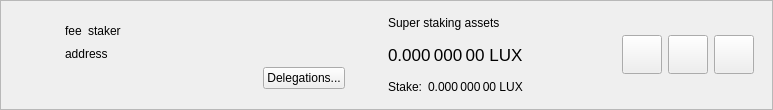
<?xml version="1.0" encoding="UTF-8"?>
<ui version="4.0">
 <class>SuperStakerItemWidget</class>
 <widget class="QWidget" name="SuperStakerItemWidget">
  <property name="geometry">
   <rect>
    <x>0</x>
    <y>0</y>
    <width>773</width>
    <height>110</height>
   </rect>
  </property>
  <property name="sizePolicy">
   <sizepolicy hsizetype="Preferred" vsizetype="Maximum">
    <horstretch>0</horstretch>
    <verstretch>0</verstretch>
   </sizepolicy>
  </property>
  <property name="windowTitle">
   <string>Form</string>
  </property>
  <layout class="QVBoxLayout" name="verticalLayout_2">
   <property name="spacing">
    <number>0</number>
   </property>
   <property name="leftMargin">
    <number>0</number>
   </property>
   <property name="topMargin">
    <number>0</number>
   </property>
   <property name="rightMargin">
    <number>0</number>
   </property>
   <property name="bottomMargin">
    <number>0</number>
   </property>
   <item>
    <widget class="QFrame" name="superStakerItemFrame">
     <property name="frameShape">
      <enum>QFrame::StyledPanel</enum>
     </property>
     <property name="frameShadow">
      <enum>QFrame::Raised</enum>
     </property>
     <layout class="QHBoxLayout" name="horizontalLayout">
      <property name="topMargin">
       <number>0</number>
      </property>
      <property name="bottomMargin">
       <number>0</number>
      </property>
      <item>
       <widget class="QLabel" name="superStakerLogo">
        <property name="sizePolicy">
         <sizepolicy hsizetype="Fixed" vsizetype="Fixed">
          <horstretch>0</horstretch>
          <verstretch>0</verstretch>
         </sizepolicy>
        </property>
        <property name="minimumSize">
         <size>
          <width>40</width>
          <height>40</height>
         </size>
        </property>
        <property name="alignment">
         <set>Qt::AlignCenter</set>
        </property>
       </widget>
      </item>
      <item>
       <widget class="QStackedWidget" name="stackedWidget">
        <property name="currentIndex">
         <number>0</number>
        </property>
        <widget class="QWidget" name="page">
         <layout class="QHBoxLayout" name="horizontalLayout_4">
          <item>
           <layout class="QHBoxLayout" name="horizontalLayout_3">
            <item>
             <layout class="QVBoxLayout" name="verticalLayout">
              <property name="rightMargin">
               <number>15</number>
              </property>
              <item>
               <spacer name="verticalSpacer_2">
                <property name="orientation">
                 <enum>Qt::Vertical</enum>
                </property>
                <property name="sizeHint" stdset="0">
                 <size>
                  <width>20</width>
                  <height>0</height>
                 </size>
                </property>
               </spacer>
              </item>
              <item alignment="Qt::AlignLeft">
               <widget class="QWidget" name="widgetSuperStaker" native="true">
                <property name="minimumSize">
                 <size>
                  <width>280</width>
                  <height>0</height>
                 </size>
                </property>
                <layout class="QHBoxLayout" name="horizontalLayout_2" stretch="0,0,1">
                 <property name="leftMargin">
                  <number>0</number>
                 </property>
                 <property name="topMargin">
                  <number>0</number>
                 </property>
                 <property name="rightMargin">
                  <number>0</number>
                 </property>
                 <property name="bottomMargin">
                  <number>0</number>
                 </property>
                 <item alignment="Qt::AlignLeft">
                  <widget class="QLabel" name="labelFee">
                   <property name="text">
                    <string>fee</string>
                   </property>
                   <property name="textInteractionFlags">
                    <set>Qt::LinksAccessibleByMouse|Qt::TextSelectableByMouse</set>
                   </property>
                  </widget>
                 </item>
                 <item alignment="Qt::AlignLeft">
                  <widget class="QLabel" name="labelStaker">
                   <property name="text">
                    <string>staker</string>
                   </property>
                   <property name="textInteractionFlags">
                    <set>Qt::LinksAccessibleByMouse|Qt::TextSelectableByMouse</set>
                   </property>
                  </widget>
                 </item>
                 <item>
                  <spacer name="horizontalSpacer">
                   <property name="orientation">
                    <enum>Qt::Horizontal</enum>
                   </property>
                   <property name="sizeType">
                    <enum>QSizePolicy::Minimum</enum>
                   </property>
                   <property name="sizeHint" stdset="0">
                    <size>
                     <width>0</width>
                     <height>20</height>
                    </size>
                   </property>
                  </spacer>
                 </item>
                </layout>
               </widget>
              </item>
              <item>
               <widget class="QLabel" name="labelAddress">
                <property name="text">
                 <string>address</string>
                </property>
                <property name="textInteractionFlags">
                 <set>Qt::LinksAccessibleByMouse|Qt::TextSelectableByMouse</set>
                </property>
               </widget>
              </item>
              <item alignment="Qt::AlignRight">
               <widget class="QPushButton" name="buttonDelegations">
                <property name="text">
                 <string>Delegations...</string>
                </property>
               </widget>
              </item>
              <item>
               <spacer name="verticalSpacer">
                <property name="orientation">
                 <enum>Qt::Vertical</enum>
                </property>
                <property name="sizeHint" stdset="0">
                 <size>
                  <width>20</width>
                  <height>0</height>
                 </size>
                </property>
               </spacer>
              </item>
             </layout>
            </item>
            <item>
             <widget class="QWidget" name="vLineAssets" native="true">
              <property name="sizePolicy">
               <sizepolicy hsizetype="Preferred" vsizetype="Preferred">
                <horstretch>0</horstretch>
                <verstretch>0</verstretch>
               </sizepolicy>
              </property>
              <property name="minimumSize">
               <size>
                <width>1</width>
                <height>0</height>
               </size>
              </property>
             </widget>
            </item>
            <item>
             <widget class="QWidget" name="widgetStakingAssets" native="true">
              <property name="sizePolicy">
               <sizepolicy hsizetype="Minimum" vsizetype="Preferred">
                <horstretch>0</horstretch>
                <verstretch>0</verstretch>
               </sizepolicy>
              </property>
              <layout class="QVBoxLayout" name="verticalLayout_3">
               <property name="leftMargin">
                <number>15</number>
               </property>
               <property name="topMargin">
                <number>0</number>
               </property>
               <property name="rightMargin">
                <number>15</number>
               </property>
               <property name="bottomMargin">
                <number>0</number>
               </property>
               <item>
                <widget class="QLabel" name="labelAssetsText">
                 <property name="text">
                  <string>Super staking assets</string>
                 </property>
                 <property name="alignment">
                  <set>Qt::AlignLeading|Qt::AlignLeft|Qt::AlignVCenter</set>
                 </property>
                </widget>
               </item>
               <item>
                <widget class="QLabel" name="labelAssets">
                 <property name="font">
                  <font>
                   <pointsize>13</pointsize>
                  </font>
                 </property>
                 <property name="cursor">
                  <cursorShape>IBeamCursor</cursorShape>
                 </property>
                 <property name="toolTip">
                  <string>Your current spendable balance</string>
                 </property>
                 <property name="text">
                  <string notr="true">0.000 000 00 LUX</string>
                 </property>
                 <property name="alignment">
                  <set>Qt::AlignLeading|Qt::AlignLeft|Qt::AlignVCenter</set>
                 </property>
                 <property name="textInteractionFlags">
                  <set>Qt::LinksAccessibleByMouse|Qt::TextSelectableByMouse</set>
                 </property>
                </widget>
               </item>
               <item>
                <layout class="QHBoxLayout" name="horizontalLayout_6">
                 <property name="spacing">
                  <number>6</number>
                 </property>
                 <item>
                  <widget class="QLabel" name="labelStakeText">
                   <property name="sizePolicy">
                    <sizepolicy hsizetype="Maximum" vsizetype="Preferred">
                     <horstretch>0</horstretch>
                     <verstretch>0</verstretch>
                    </sizepolicy>
                   </property>
                   <property name="text">
                    <string>Stake:</string>
                   </property>
                   <property name="alignment">
                    <set>Qt::AlignLeading|Qt::AlignLeft|Qt::AlignVCenter</set>
                   </property>
                  </widget>
                 </item>
                 <item>
                  <widget class="QLabel" name="labelStake">
                   <property name="text">
                    <string>0.000 000 00 LUX</string>
                   </property>
                   <property name="alignment">
                    <set>Qt::AlignLeading|Qt::AlignLeft|Qt::AlignVCenter</set>
                   </property>
                   <property name="textInteractionFlags">
                    <set>Qt::LinksAccessibleByMouse|Qt::TextSelectableByMouse</set>
                   </property>
                  </widget>
                 </item>
                 <item>
                  <spacer name="horizontalSpacer_4">
                   <property name="orientation">
                    <enum>Qt::Horizontal</enum>
                   </property>
                   <property name="sizeType">
                    <enum>QSizePolicy::Minimum</enum>
                   </property>
                   <property name="sizeHint" stdset="0">
                    <size>
                     <width>0</width>
                     <height>0</height>
                    </size>
                   </property>
                  </spacer>
                 </item>
                </layout>
               </item>
              </layout>
             </widget>
            </item>
            <item>
             <spacer name="horizontalSpacer_2">
              <property name="orientation">
               <enum>Qt::Horizontal</enum>
              </property>
              <property name="sizeHint" stdset="0">
               <size>
                <width>0</width>
                <height>20</height>
               </size>
              </property>
             </spacer>
            </item>
            <item>
             <widget class="QToolButton" name="buttonConfig">
              <property name="text">
               <string/>
              </property>
              <property name="iconSize">
               <size>
                <width>32</width>
                <height>32</height>
               </size>
              </property>
             </widget>
            </item>
            <item>
             <widget class="QToolButton" name="buttonSplit">
              <property name="text">
               <string/>
              </property>
              <property name="iconSize">
               <size>
                <width>32</width>
                <height>32</height>
               </size>
              </property>
             </widget>
            </item>
            <item>
             <widget class="QToolButton" name="buttonRemove">
              <property name="text">
               <string/>
              </property>
              <property name="iconSize">
               <size>
                <width>32</width>
                <height>32</height>
               </size>
              </property>
             </widget>
            </item>
           </layout>
          </item>
         </layout>
        </widget>
        <widget class="QWidget" name="page_2">
         <layout class="QHBoxLayout" name="horizontalLayout_5">
          <item>
           <widget class="QLabel" name="labelNewSuperStaker">
            <property name="text">
             <string>Add new super stakers</string>
            </property>
           </widget>
          </item>
          <item>
           <spacer name="horizontalSpacer_3">
            <property name="orientation">
             <enum>Qt::Horizontal</enum>
            </property>
            <property name="sizeHint" stdset="0">
             <size>
              <width>408</width>
              <height>20</height>
             </size>
            </property>
           </spacer>
          </item>
          <item>
           <widget class="QToolButton" name="buttonRestore">
            <property name="text">
             <string/>
            </property>
            <property name="iconSize">
             <size>
              <width>32</width>
              <height>32</height>
             </size>
            </property>
           </widget>
          </item>
          <item>
           <widget class="QToolButton" name="buttonAdd">
            <property name="text">
             <string/>
            </property>
            <property name="iconSize">
             <size>
              <width>32</width>
              <height>32</height>
             </size>
            </property>
           </widget>
          </item>
         </layout>
        </widget>
       </widget>
      </item>
     </layout>
    </widget>
   </item>
  </layout>
 </widget>
 <resources/>
 <connections/>
</ui>
